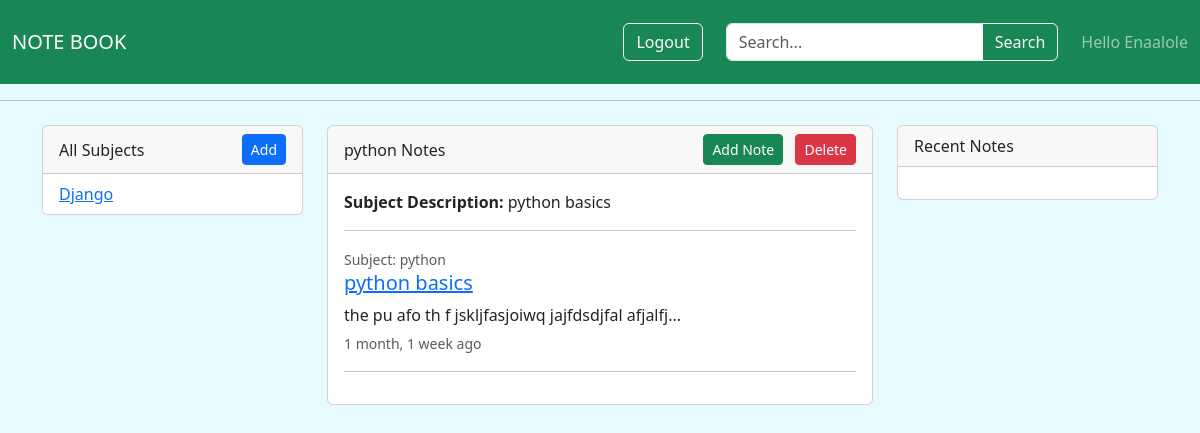
Page /subject/1 (signed in) on the committed database.
### Noteapp/models.py (models this page shows)
class Subject(models.Model):
    user = models.ForeignKey(User, on_delete=models.CASCADE)
    name = models.CharField(max_length=255)
    description = models.TextField(null=True, blank=True)
    created = models.DateTimeField(auto_now_add=True)
    updated = models.DateTimeField(auto_now=True)
    class Meta:
        ordering = ['-created', '-updated']
    def __str__(self):
        return self.name

class Note(models.Model):
    subject = models.ForeignKey(Subject, on_delete=models.CASCADE)
    user = models.ForeignKey(User, on_delete=models.CASCADE)
    title = models.CharField(max_length=200)
    note = models.TextField()
    created = models.DateTimeField(auto_now_add=True)
    updated = models.DateTimeField(auto_now=True)
    class Meta:
        ordering = ['-created', '-updated']
    def __str__(self):
        return self.note[:50]

### Noteapp/views.py (the view)
# urls.py: path("subject/<int:pk>", views.subject, name="subject"),
def subject(request,pk):
    subjects = Subject.objects.filter(user=request.user)
    subject = Subject.objects.get(id=pk)
    notes = Note.objects.filter(subject=subject )
    context = {
        'subjects':subjects,
        "notes":notes,
        'subject':subject,
    }
    return render(request, "Noteapp/subject.html",context)

### Noteapp/templates/Noteapp/subject.html (shortened to what this page needs)
{% extends 'Noteapp/main.html' %}
{% block form %}
<form class="d-flex" action="" method="get">
        <div class="input-group">
                <input type="search" name="q" class="form-control" placeholder="Search...">
                <button class="btn btn-outline-light" type="submit">Search</button>
        </div>
</form>
{% endblock %}
{% block content %}
<div class="container my-4">
    <div class="row">
        <aside class="col-12 col-md-3 mb-3">
            <div class="card">
                <div class="card-header d-flex justify-content-between align-items-center">
                    <span>All Subjects</span>
                    <a href="{% url 'addsubject' %}" class="btn btn-sm btn-primary">Add</a>
                </div>
                <ul class="list-group list-group-flush">
                    {% for subject in subjects %}
                        <li class="list-group-item"><a href="{% url 'subject' subject.id %}">{{ subject.name }}</a></li>
                    {% empty %}
                        <li class="list-group-item">No subjects yet.</li>
                    {% endfor %}
                </ul>
            </div>
        </aside>
        <main class="col-12 col-md-6 mb-3">
            <div class="card">
                <div class="card-header d-flex justify-content-between align-items-center">
                    <span>{{ subject }} Notes</span>
                    <div>
                        <a href="{% url 'createSubjectNote' subject.name %}" class="btn btn-sm btn-success">Add Note</a>
                        <a href="{% url 'deleteSubject' subject.id %}" class="btn btn-sm btn-danger ms-2">Delete</a>
                    </div>
                </div>
                <div class="card-body">
                    <p><b>Subject Description:</b> {{ subject.description }}</p>
                    <hr>
                    {% for note in notes %}
                        <div class="mb-3">
                            <small class="text-muted">Subject: {{ note.subject }}</small>
                            <h5><a href="{% url 'note' note.id %}">{{ note.title }}</a></h5>
                            <p class="mb-1 text-truncate">{{ note }}...</p>
                            <small class="text-muted">{{ note.updated|timesince }} ago</small>
                            <hr>
                        </div>
                    {% empty %}
                        <p>No notes for this subject yet.</p>
                    {% endfor %}
                </div>
            </div>
        </main>
        <aside class="col-12 col-md-3 mb-3">
            <div class="card">
                <div class="card-header">Recent Notes</div>
                <div class="card-body"></div>
            </div>
        </aside>
    </div>
</div>
{% endblock %}

### Noteapp/templates/Noteapp/main.html (shortened to what this page needs)
<!DOCTYPE html>
<html lang="en">
<head>
    <link href="https://cdn.jsdelivr.net/npm/bootstrap@5.3.0/dist/css/bootstrap.min.css" rel="stylesheet">
</head>
<body>
    <nav class="navbar navbar-expand-lg navbar-dark bg-success">
      <div class="container-fluid">
        <a class="navbar-brand" href="{% url 'home' %}">NOTE BOOK</a>
        {% if user.is_authenticated %}
          <div class="d-flex align-items-center ms-auto">
            <a class="btn btn-outline-light me-2" href="{% url 'logoutUser' %}">Logout</a>
            <div class="me-2">
              {% block form %}{% endblock %}
            </div>
            <span class="navbar-text">Hello {{user.username.capitalize}}</span>
          </div>
        {% endif %}
      </div>
    </nav>
    <hr>
    {% block content %}
    {% endblock %}
</body>
</html>

### Noteapp/templates/Noteapp/main.html (style rules this page uses)
html { padding: 0px; }
body { background-color: #e7faff; padding: 0px; margin: 0px; }

### Noteapp/templates/Noteapp/subject.html (style rules this page uses)
form { margin: 10px; padding: 5px; }

### rows in the picture
Subject: name "Django"
Subject: name "python", description "python basics"
Note: subject "python", title "python basics", note "the pu afo th f jskljfasjoiwq jajfdsdjfal afjalfj", updated "1 month, 1 week"

### other values in the picture
{{ user.username.capitalize }} "Enaalole"
